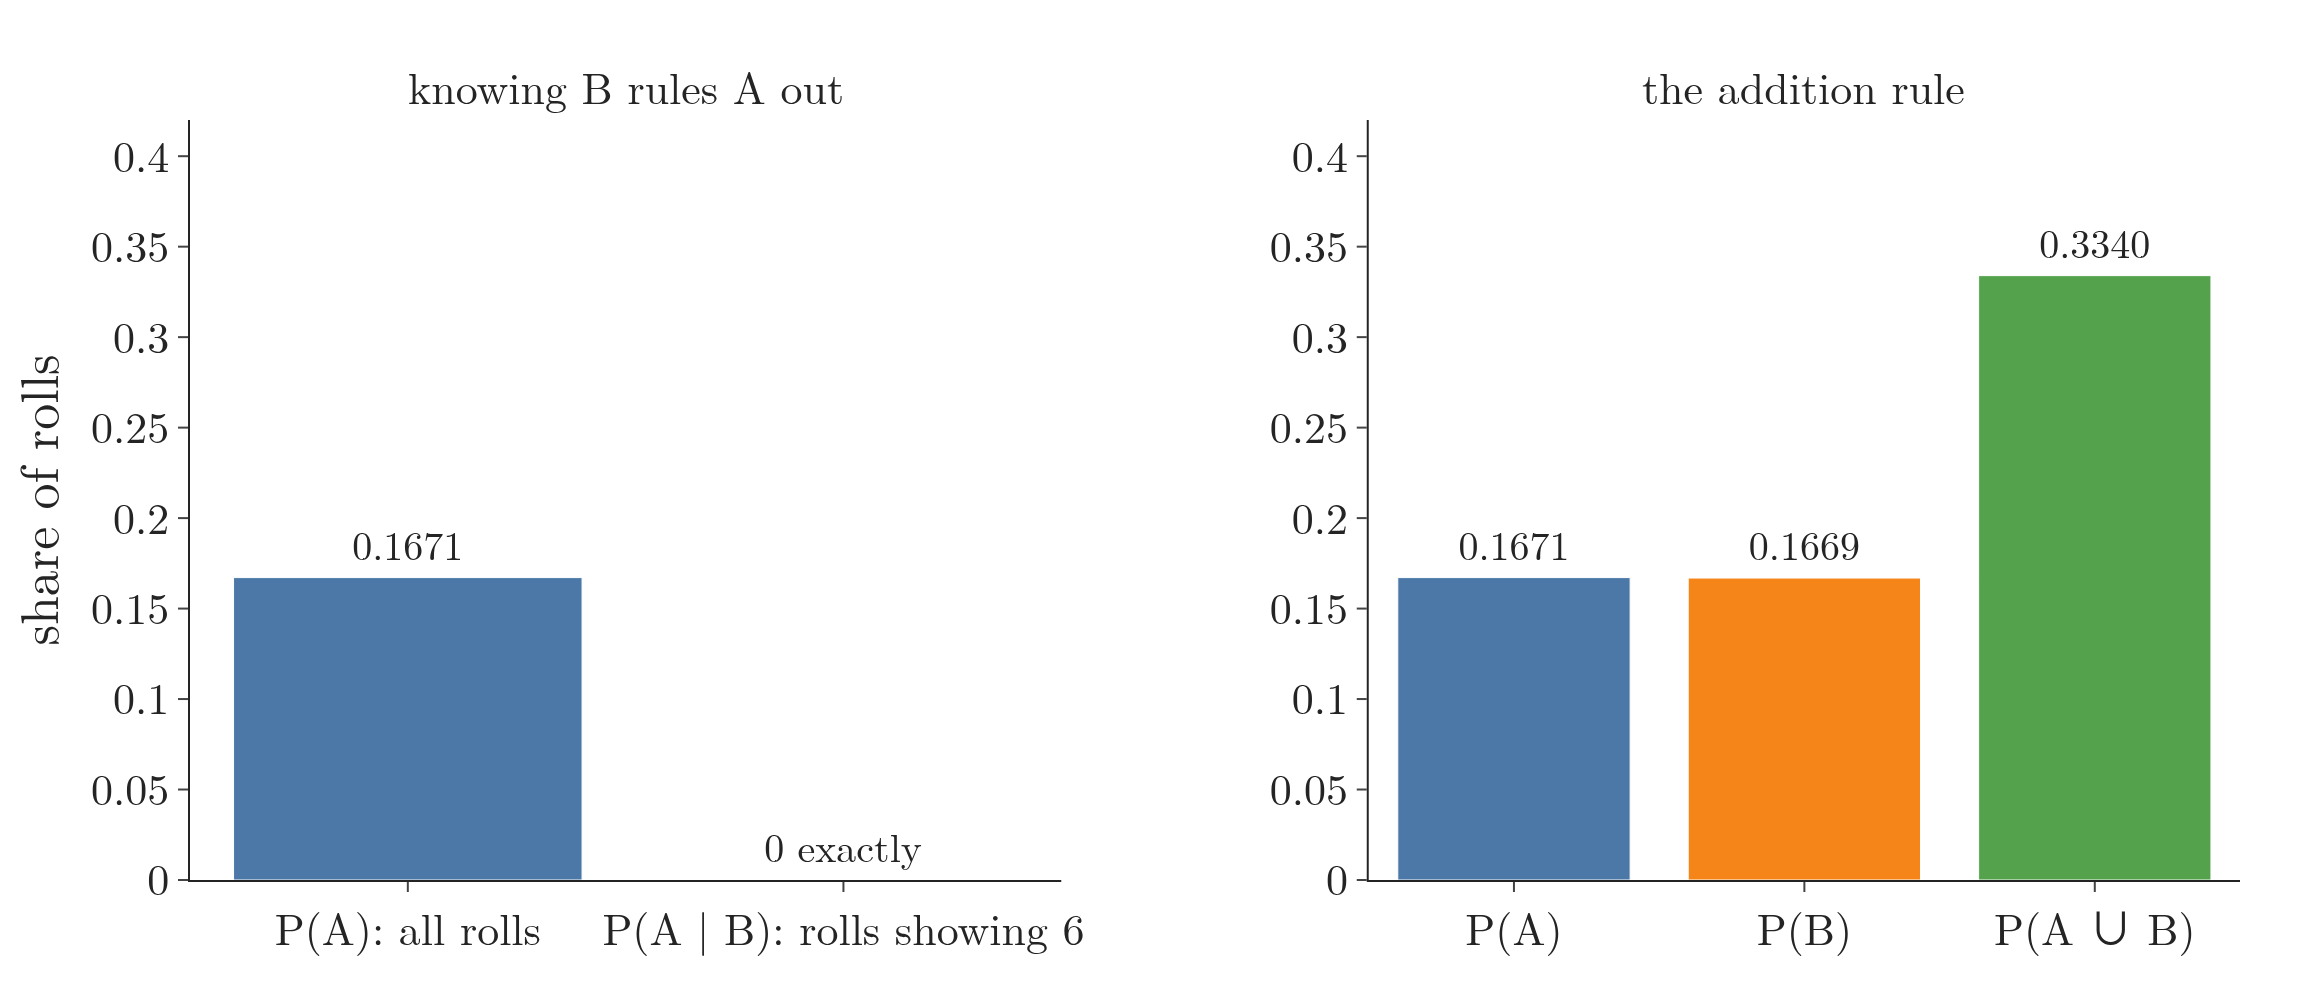

Write the Python code that produced this figure.
"""Mutually exclusive events on simulated rolls (Plotly): one million rolls of one fair die (seed 0), A = "shows 3",
B = "shows 6". Left: P(A) over all rolls is about 1/6, but among the rolls where B happened it is exactly 0.
Right: the share of rolls showing 3 or 6 is about 1/3 = 1/6 + 1/6, the addition rule."""
from pathlib import Path
import numpy as np
import plotly.graph_objects as go
from plotly.subplots import make_subplots
from gifkit import BLUE, FONT, GREEN, ORANGE, RED

here = Path(__file__).parent
r = np.random.default_rng(0).integers(1, 7, 1_000_000)
pA, pAgB, pB = (r == 3).mean(), (r[r == 6] == 3).mean(), (r == 6).mean()
pAuB = ((r == 3) | (r == 6)).mean()
assert abs(pA - 1 / 6) < 0.002 and pAgB == 0 and abs(pAuB - 1 / 3) < 0.002 and abs(pAuB - (pA + pB)) < 1e-12
fig = make_subplots(1, 2, horizontal_spacing=0.15, subplot_titles=["knowing B rules A out", "the addition rule"])
fig.update_annotations(font_size=22)
fig.add_trace(go.Bar(x=["P(A): all rolls", "P(A | B): rolls showing 6"], y=[pA, pAgB], marker_color=[BLUE, RED],
                     text=[f"{pA:.4f}", "0 exactly"], textposition="outside", textfont=dict(size=20)), 1, 1)
fig.add_trace(go.Bar(x=["P(A)", "P(B)", "P(A ∪ B)"], y=[pA, pB, pAuB], marker_color=[BLUE, ORANGE, GREEN],
                     text=[f"{v:.4f}" for v in (pA, pB, pAuB)], textposition="outside", textfont=dict(size=20)), 1, 2)
fig.update_yaxes(title="share of rolls", range=[0, 0.42], row=1, col=1)
fig.update_yaxes(range=[0, 0.42], row=1, col=2)
fig.update_layout(template="simple_white", width=1150, height=500, font=FONT, showlegend=False,
                  margin=dict(l=80, r=30, t=60, b=60))
fig.write_image(here / "die_sim.png", scale=2)
